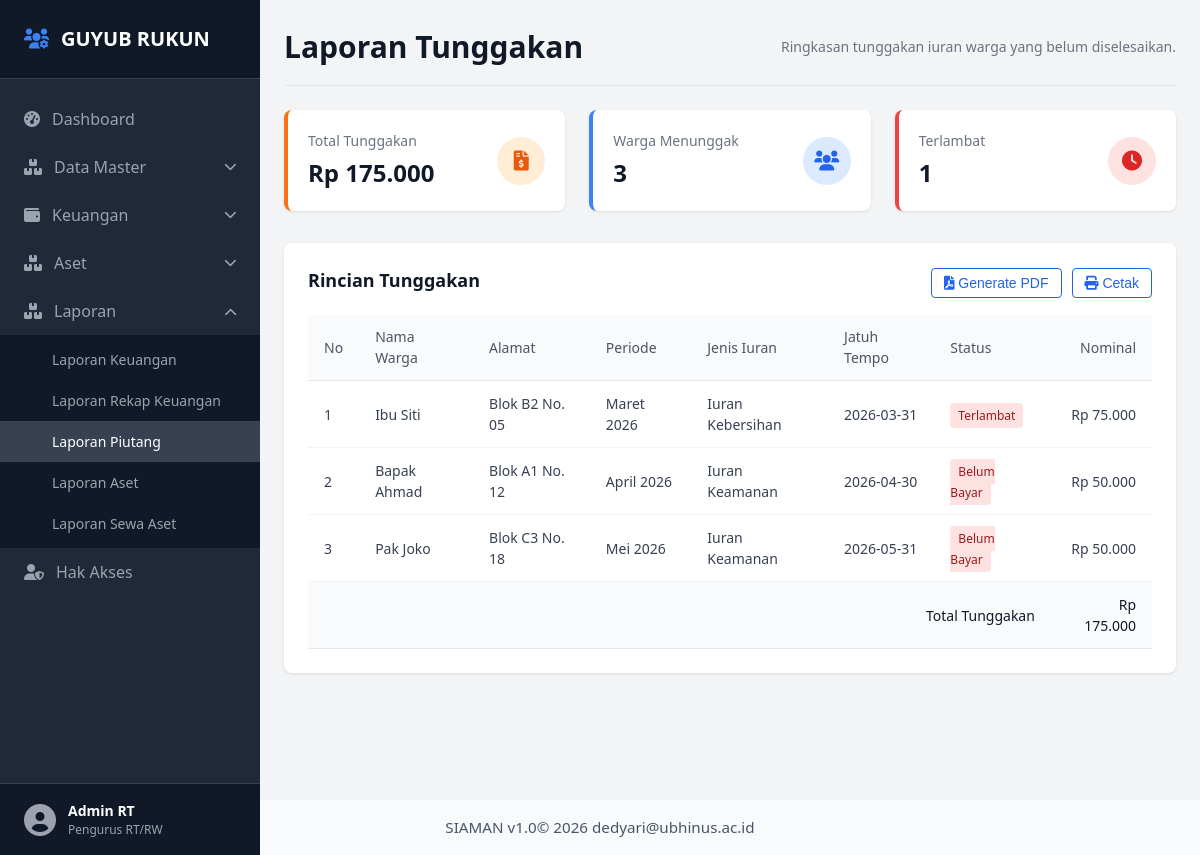
Screenshot of /laporan-tunggakan.php with the database file from the repository.
### tables this page shows
CREATE TABLE IF NOT EXISTS tunggakan (
    id INT AUTO_INCREMENT PRIMARY KEY,
    warga_id INT NOT NULL,
    periode VARCHAR(40) NOT NULL,
    jenis_iuran VARCHAR(120) NOT NULL,
    nominal DECIMAL(14,2) NOT NULL,
    jatuh_tempo DATE NOT NULL,
    status ENUM('Belum Bayar', 'Terlambat', 'Lunas') NOT NULL DEFAULT 'Belum Bayar',
    created_at TIMESTAMP DEFAULT CURRENT_TIMESTAMP,
    CONSTRAINT fk_tunggakan_warga FOREIGN KEY (warga_id) REFERENCES warga(id) ON DELETE CASCADE
);

CREATE TABLE IF NOT EXISTS warga (
    id INT AUTO_INCREMENT PRIMARY KEY,
    nama VARCHAR(120) NOT NULL,
    alamat VARCHAR(180) NOT NULL,
    hp VARCHAR(30) NOT NULL,
    jumlah_anggota INT NOT NULL DEFAULT 1,
    status ENUM('Domisili', 'Kontrak', 'Aset') NOT NULL DEFAULT 'Domisili',
    peran_1 ENUM('Warga', 'Pengurus', 'Petugas Input', 'Admin') NOT NULL DEFAULT 'Warga',
    peran_2 ENUM('Warga', 'Pengurus', 'Petugas Input', 'Admin') NULL DEFAULT NULL,
    created_at TIMESTAMP DEFAULT CURRENT_TIMESTAMP,
    updated_at TIMESTAMP DEFAULT CURRENT_TIMESTAMP ON UPDATE CURRENT_TIMESTAMP
);

### inc/db.php (called while the page is built, shortened)
<?php
try {
    $dbAvailable = true;
} catch (PDOException $exception) {
    $dbError = $exception->getMessage();
}
?>

### inc/data.php (called while the page is built, shortened)
<?php
require_once __DIR__ . '/db.php';
function dbFetchAll($sql) {
    global $pdo, $dbAvailable;
    return $pdo->query($sql)->fetchAll();
}
if ($dbAvailable) {
    $dbTunggakan = dbFetchAll('SELECT w.nama, w.alamat AS blok, t.periode, t.jenis_iuran AS jenis, t.nominal, t.jatuh_tempo, t.status FROM tunggakan t JOIN warga w ON w.id = t.warga_id ORDER BY t.jatuh_tempo ASC, t.id ASC');
    if ($dbTunggakan) {
        $tunggakanList = $dbTunggakan;
    }
}
?>

### laporan-tunggakan.php (the view, shortened to what this page needs)
<?php
include 'inc/data.php';
include 'inc/header.php';
function formatRupiahTunggakan($value) {
    return 'Rp ' . number_format($value, 0, ',', '.');
}
$totalTunggakan = array_sum(array_column($tunggakanList, 'nominal'));
$jumlahWargaMenunggak = count(array_unique(array_column($tunggakanList, 'nama')));
$jumlahTerlambat = count(array_filter($tunggakanList, fn($row) => $row['status'] === 'Terlambat'));
?>
<header class="dashboard-header">
    <h1>Laporan Tunggakan</h1>
    <div class="periode-aktif">Ringkasan tunggakan iuran warga yang belum diselesaikan.</div>
</header>
<section class="finance-cards-grid">
    <div class="card card-piutang">
        <div class="card-body">
            <div class="card-info">
                <span class="card-title">Total Tunggakan</span>
                <span class="card-value"><?= htmlspecialchars(formatRupiahTunggakan($totalTunggakan), ENT_QUOTES, 'UTF-8') ?></span>
            </div>
            <div class="card-icon"><i class="fas fa-file-invoice-dollar"></i></div>
        </div>
    </div>
    <div class="card card-saldo">
        <div class="card-body">
            <div class="card-info">
                <span class="card-title">Warga Menunggak</span>
                <span class="card-value"><?= $jumlahWargaMenunggak ?></span>
            </div>
            <div class="card-icon"><i class="fas fa-users"></i></div>
        </div>
    </div>
    <div class="card card-pengeluaran">
        <div class="card-body">
            <div class="card-info">
                <span class="card-title">Terlambat</span>
                <span class="card-value"><?= $jumlahTerlambat ?></span>
            </div>
            <div class="card-icon"><i class="fas fa-clock"></i></div>
        </div>
    </div>
</section>
<section class="details-box transaksi-box">
    <div class="transaksi-header">
        <h2>Rincian Tunggakan</h2>
        <div class="report-actions">
            <button class="btn-filter" type="button" onclick="generateLaporanPdf('Laporan Tunggakan')">
                <i class="fas fa-file-pdf"></i> Generate PDF
            </button>
            <button class="btn-filter" type="button" onclick="window.print()">
                <i class="fas fa-print"></i> Cetak
            </button>
        </div>
    </div>
    <div class="table-responsive">
        <table class="data-table">
            <thead>
                <tr>
                    <th>No</th>
                    <th>Nama Warga</th>
                    <th>Alamat</th>
                    <th>Periode</th>
                    <th>Jenis Iuran</th>
                    <th>Jatuh Tempo</th>
                    <th>Status</th>
                    <th class="text-right">Nominal</th>
                </tr>
            </thead>
            <tbody>
                <?php foreach ($tunggakanList as $index => $row): ?>
                    <tr>
                        <td><?= $index + 1 ?></td>
                        <td><?= htmlspecialchars($row['nama'], ENT_QUOTES, 'UTF-8') ?></td>
                        <td><?= htmlspecialchars($row['blok'], ENT_QUOTES, 'UTF-8') ?></td>
                        <td><?= htmlspecialchars($row['periode'], ENT_QUOTES, 'UTF-8') ?></td>
                        <td><?= htmlspecialchars($row['jenis'], ENT_QUOTES, 'UTF-8') ?></td>
                        <td><?= htmlspecialchars($row['jatuh_tempo'], ENT_QUOTES, 'UTF-8') ?></td>
                        <td><span class="type-badge badge-pengeluaran"><?= htmlspecialchars($row['status'], ENT_QUOTES, 'UTF-8') ?></span></td>
                        <td class="text-right text-danger"><?= htmlspecialchars(formatRupiahTunggakan($row['nominal']), ENT_QUOTES, 'UTF-8') ?></td>
                    </tr>
                <?php endforeach; ?>
            </tbody>
            <tfoot>
                <tr>
                    <th colspan="7" class="text-right">Total Tunggakan</th>
                    <th class="text-right text-danger"><?= htmlspecialchars(formatRupiahTunggakan($totalTunggakan), ENT_QUOTES, 'UTF-8') ?></th>
                </tr>
            </tfoot>
        </table>
    </div>
</section>
<?php include 'inc/footer.php'; ?>

### css/style.css (style rules this page uses)
* { margin: 0; padding: 0; box-sizing: border-box; }
body { font-family: 'Segoe UI', Tahoma, Geneva, Verdana, sans-serif; background-color: #f3f4f6; color: #1f2937; line-height: 1.5; }
.dashboard-header { display: flex; justify-content: space-between; align-items: center; border-bottom: 1px solid #e5e7eb; padding-bottom: 16px; margin-bottom: 24px; }
.dashboard-header h1 { font-size: 1.875rem; font-weight: 700; color: #111827; }
.periode-aktif { font-size: 0.875rem; color: #6b7280; }
.finance-cards-grid { display: grid; grid-template-columns: repeat(auto-fit, minmax(240px, 1fr)); gap: 24px; margin-bottom: 32px; }
.card { background-color: #ffffff; border-radius: 8px; box-shadow: 0 1px 3px rgba(0, 0, 0, 0.1); padding: 20px; border-left: 4px solid #d1d5db; }
.card-pengeluaran { border-left-color: #ef4444; }
.card-saldo { border-left-color: #3b82f6; }
.card-piutang { border-left-color: #f97316; }
.card-body { display: flex; justify-content: space-between; align-items: center; }
.card-info { display: flex; flex-direction: column; }
.card-title { font-size: 0.875rem; color: #6b7280; font-weight: 500; }
.card-value { font-size: 1.5rem; font-weight: 700; color: #111827; margin-top: 4px; }
.card-icon { width: 48px; height: 48px; border-radius: 50%; display: flex; align-items: center; justify-content: center; font-size: 1.25rem; }
.card-pengeluaran .card-icon { background-color: #fee2e2; color: #dc2626; }
.card-saldo .card-icon { background-color: #dbeafe; color: #2563eb; }
.card-piutang .card-icon { background-color: #ffedd5; color: #ea580c; }
.details-box { background-color: #ffffff; border-radius: 8px; box-shadow: 0 1px 3px rgba(0, 0, 0, 0.1); padding: 24px; }
.details-box h2 { font-size: 1.125rem; font-weight: 700; color: #111827; margin-bottom: 4px; }
.transaksi-header { display: flex; justify-content: space-between; align-items: center; gap: 16px; margin-bottom: 16px; }
.report-actions { display: flex; flex-wrap: wrap; gap: 10px; justify-content: flex-end; }
.btn-filter { background: none; border: 1px solid #2563eb; color: #2563eb; padding: 6px 12px; border-radius: 4px; font-size: 0.875rem; cursor: pointer; transition: all 0.2s; }
.table-responsive { width: 100%; overflow-x: auto; }
.data-table { width: 100%; border-collapse: collapse; text-align: left; font-size: 0.875rem; }
.data-table th { background-color: #f9fafb; color: #4b5563; padding: 12px 16px; font-weight: 500; border-bottom: 1px solid #e5e7eb; }
.data-table td { padding: 12px 16px; border-bottom: 1px solid #f3f4f6; color: #374151; }
.data-table tfoot th { background-color: #f9fafb; padding: 12px 16px; border-top: 1px solid #e5e7eb; color: #111827; }
.type-badge { font-size: 0.75rem; padding: 4px 8px; border-radius: 4px; font-weight: 500; }
.badge-pengeluaran { background-color: #fee2e2; color: #991b1b; }
.text-right { text-align: right; }
.text-danger { color: #ef4444; font-weight: 500; }

### rows the page displays
tunggakan: warga.nama "Ibu Siti", warga.alamat "Blok B2 No. 05", periode "Maret 2026", jenis_iuran "Iuran Kebersihan", jatuh_tempo "2026-03-31", status "Terlambat", nominal "Rp 75.000"
tunggakan: warga.nama "Bapak Ahmad", warga.alamat "Blok A1 No. 12", periode "April 2026", jenis_iuran "Iuran Keamanan", jatuh_tempo "2026-04-30", status "Belum Bayar", nominal "Rp 50.000"
tunggakan: warga.nama "Pak Joko", warga.alamat "Blok C3 No. 18", periode "Mei 2026", jenis_iuran "Iuran Keamanan", jatuh_tempo "2026-05-31", status "Belum Bayar", nominal "Rp 50.000"

### other values shown
formatRupiahTunggakan($totalTunggakan) "Rp 175.000"
$jumlahWargaMenunggak "3"
$jumlahTerlambat "1"
